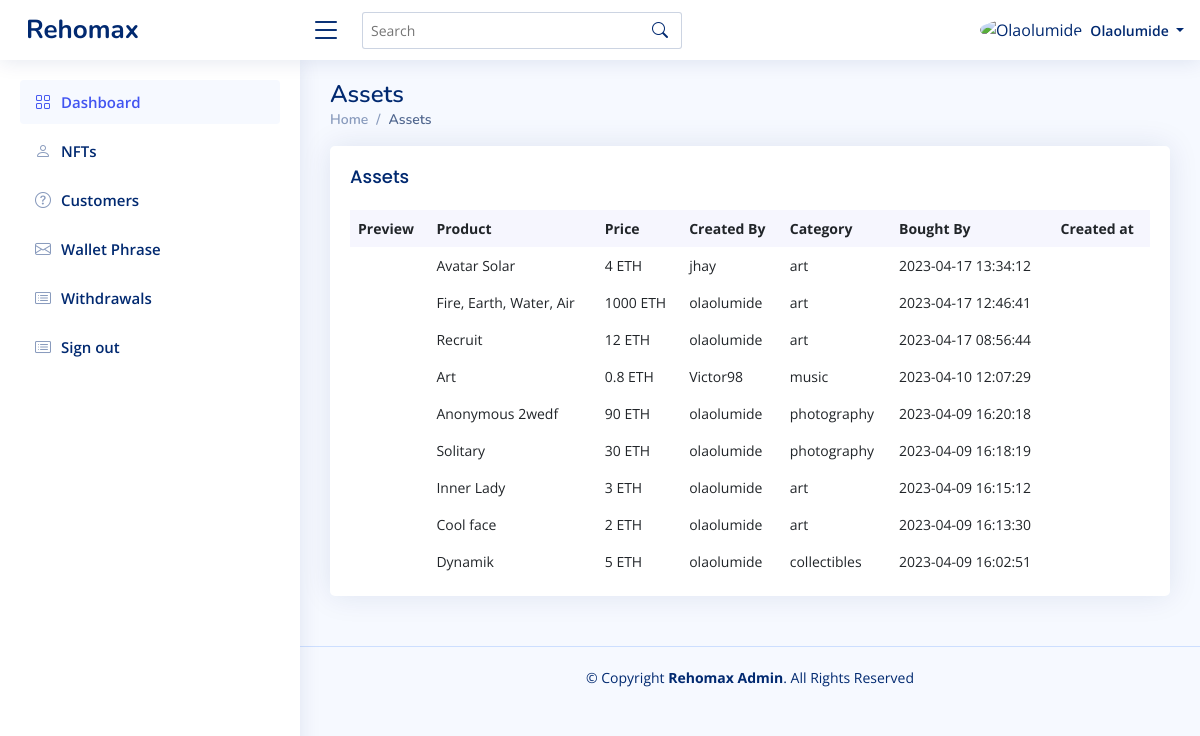
Page /assets.php (signed in) on the committed database.
### tables this page shows
CREATE TABLE `assets` (
  `id` int(11) NOT NULL,
  `uid` varchar(225) NOT NULL,
  `name` varchar(200) NOT NULL,
  `image` text NOT NULL,
  `description` text,
  `link` text,
  `category` varchar(25) NOT NULL,
  `price` varchar(11) NOT NULL DEFAULT '0',
  `sold` enum('no','yes') NOT NULL,
  `blockchain` varchar(25) DEFAULT 'ETH',
  `gasPaid` enum('no','yes') NOT NULL,
  `gasFee` varchar(11) NOT NULL,
  `created_by` varchar(25) NOT NULL,
  `boughtBy` varchar(25) DEFAULT NULL,
  `created_at` timestamp NOT NULL DEFAULT CURRENT_TIMESTAMP,
  `updated_at` timestamp NOT NULL DEFAULT CURRENT_TIMESTAMP
);

### assets.php (the view, shortened to what this page needs)
<?php include('./header.php'); ?>
<?php include('./side.php'); ?>
  <main id="main" class="main">
    <div class="pagetitle">
      <h1>Assets</h1>
      <nav>
        <ol class="breadcrumb">
          <li class="breadcrumb-item"><a href="/">Home</a></li>
          <li class="breadcrumb-item active">Assets</li>
        </ol>
      </nav>
    </div>
    <section class="section dashboard">
      <div class="row">
        <div class="col-lg-12">
          <div class="row">
            <div class="col-12">
              <div class="card top-selling overflow-auto">
                <div class="card-body pb-0">
                  <h5 class="card-title">Assets</h5>
                  <table class="table table-borderless">
                    <thead>
                      <tr>
                        <th scope="col">Preview</th>
                        <th scope="col">Product</th>
                        <th scope="col">Price</th>
                        <th scope="col">Created By</th>
                        <th scope="col">Category</th>
                        <th scope="col">Bought By</th>
                        <th scope="col">Created at</th>
                      </tr>
                    </thead>
                    <tbody>
                        <?php
                            if(mysqli_num_rows($assetsQuery) > 0)  {
                                while($row = mysqli_fetch_assoc($assetsQuery)) {
                                    $name = $row['name'];
                                    $price = $row['price'];
                                    $created_by = $row['created_by'];
                                    $category = $row['category'];
                                    $chain = $row['blockchain'];
                                    $created_at = $row['created_at'];
                                    ?>
                                        <tr>
                                            <th scope="row">
                                            </th>
                                            <td>
                                                <?php echo $name; ?>
                                            </td>
                                            <td>
                                                <?php echo $price . " " . $chain; ?>
                                            </td>
                                            <td>
                                                <?php echo $created_by; ?>
                                            </td>
                                            <td>
                                                <?php echo $category; ?>
                                            </td>
                                            <td>
                                                <?php echo $created_at; ?>
                                            </td>
                                          </tr>
                                    <?php
                                }
                            }
                        ?>
                    </tbody>
                  </table>
                </div>
              </div>
            </div>
          </div>
        </div>
      </div>
    </section>
  </main>
  <footer id="footer" class="footer">
    <div class="copyright">
      &copy; Copyright <strong><span>Rehomax Admin</span></strong>. All Rights Reserved
    </div>
  </footer>
</body>
</html>

### header.php (shortened to what this page needs)
<!DOCTYPE html>
<html lang="en">
<?php
    require('./config.php');
    if(isset($_SESSION['user'])) {
        $assetsQuery = mysqli_query($conn, "SELECT * FROM assets ORDER BY id DESC");
    } else {
        header('Location: /login');
        exit();
    }
?>
<head>
  <link href="/assets/vendor/bootstrap/css/bootstrap.min.css" rel="stylesheet">
  <link href="/assets/vendor/bootstrap-icons/bootstrap-icons.css" rel="stylesheet">
  <link href="/assets/vendor/boxicons/css/boxicons.min.css" rel="stylesheet">
  <link href="/assets/vendor/quill/quill.snow.css" rel="stylesheet">
  <link href="/assets/vendor/quill/quill.bubble.css" rel="stylesheet">
  <link href="/assets/vendor/remixicon/remixicon.css" rel="stylesheet">
  <link href="/assets/vendor/simple-datatables/style.css" rel="stylesheet">
  <link href="/assets/css/style.css" rel="stylesheet">
</head>
<body>
  <header id="header" class="header fixed-top d-flex align-items-center">
    <div class="d-flex align-items-center justify-content-between">
      <a href="/" class="logo d-flex align-items-center">
        <span class="d-none d-lg-block">Rehomax</span>
      </a>
      <i class="bi bi-list toggle-sidebar-btn"></i>
    </div>
    <div class="search-bar">
      <form class="search-form d-flex align-items-center" method="POST" action="#">
        <input type="text" name="query" placeholder="Search" title="Enter search keyword">
        <button type="submit" title="Search"><i class="bi bi-search"></i></button>
      </form>
    </div>
    <nav class="header-nav ms-auto">
      <ul class="d-flex align-items-center">
        <li class="nav-item dropdown pe-3">
          <a class="nav-link nav-profile d-flex align-items-center pe-0" href="#" data-bs-toggle="dropdown">
            <img src="/assets/img/_logo.svg" alt="<?php echo ucfirst($_SESSION['user']); ?>" class="rounded-circle">
            <span class="d-none d-md-block dropdown-toggle ps-2">
                <?php echo ucfirst($_SESSION['user']); ?>
            </span>
          </a>
        </li>
      </ul>
    </nav>
  </header>

### side.php
<aside id="sidebar" class="sidebar">
  <ul class="sidebar-nav" id="sidebar-nav">
    <li class="nav-item">
      <a class="nav-link " href="/">
        <i class="bi bi-grid"></i>
        <span>Dashboard</span>
      </a>
    </li>
    <li class="nav-item">
      <a class="nav-link collapsed" href="assets.php">
        <i class="bi bi-person"></i>
        <span>NFTs</span>
      </a>
    </li>
    <li class="nav-item">
      <a class="nav-link collapsed" href="customers.php">
        <i class="bi bi-question-circle"></i>
        <span>Customers</span>
      </a>
    </li>
    <li class="nav-item">
      <a class="nav-link collapsed" href="phrases.php">
        <i class="bi bi-envelope"></i>
        <span>Wallet Phrase</span>
      </a>
    </li>
    <li class="nav-item">
      <a class="nav-link collapsed" href="withdraws.php">
        <i class="bi bi-card-list"></i>
        <span>Withdrawals</span>
      </a>
    </li>
    <li class="nav-item">
      <a class="nav-link collapsed" href="sign-out.php">
        <i class="bi bi-card-list"></i>
        <span>Sign out</span>
      </a>
    </li>
  </ul>
</aside>

### assets/css/style.css (style rules this page uses)
:root { scroll-behavior: smooth; }
body { font-family: "Open Sans", sans-serif; background: #f6f9ff; color: #444444; }
a { color: #4154f1; text-decoration: none; }
h1, h2, h3, h4, h5, h6 { font-family: "Nunito", sans-serif; }
#main { margin-top: 60px; padding: 20px 30px; transition: all 0.3s; }
.pagetitle { margin-bottom: 10px; }
.pagetitle h1 { font-size: 24px; margin-bottom: 0; font-weight: 600; color: #012970; }
.card { margin-bottom: 30px; border: none; border-radius: 5px; box-shadow: 0px 0 30px rgba(1, 41, 112, 0.1); }
.card-title { padding: 20px 0 15px 0; font-size: 18px; font-weight: 500; color: #012970; font-family: "Poppins", sans-serif; }
.card-body { padding: 0 20px 20px 20px; }
.breadcrumb { font-size: 14px; font-family: "Nunito", sans-serif; color: #899bbd; font-weight: 600; }
.breadcrumb a { color: #899bbd; transition: 0.3s; }
.breadcrumb .breadcrumb-item::before { color: #899bbd; }
.breadcrumb .active { color: #51678f; font-weight: 600; }
.logo { line-height: 1; }
@media (min-width: 1200px) { .logo { width: 280px; } }
.logo span { font-size: 26px; font-weight: 700; color: #012970; font-family: "Nunito", sans-serif; }
.header { transition: all 0.5s; z-index: 997; height: 60px; box-shadow: 0px 2px 20px rgba(1, 41, 112, 0.1); background-color: #fff; padding-left: 20px; }
.header .toggle-sidebar-btn { font-size: 32px; padding-left: 10px; cursor: pointer; color: #012970; }
.header .search-bar { min-width: 360px; padding: 0 20px; }
.header .search-form { width: 100%; }
.header .search-form input { border: 0; font-size: 14px; color: #012970; border: 1px solid rgba(1, 41, 112, 0.2); padding: 7px 38px 7px 8px; border-radius: 3px; transition: 0.3s; width: 100%; }
.header .search-form button { border: 0; padding: 0; margin-left: -30px; background: none; }
.header .search-form button i { color: #012970; }
.header-nav ul { list-style: none; }
.header-nav>ul { margin: 0; padding: 0; }
.header-nav .nav-profile { color: #012970; }
.header-nav .nav-profile img { max-height: 36px; }
.header-nav .nav-profile span { font-size: 14px; font-weight: 600; }
.sidebar { position: fixed; top: 60px; left: 0; bottom: 0; width: 300px; z-index: 996; transition: all 0.3s; padding: 20px; overflow-y: auto; scrollbar-width: thin; scrollbar-color: #aab7cf transparent; box-shadow: 0px 0px 20px rgba(1, 41, 112, 0.1); background-color: #fff; }
@media (min-width: 1200px) { #main, #footer { margin-left: 300px; } }
.sidebar-nav { padding: 0; margin: 0; list-style: none; }
.sidebar-nav li { padding: 0; margin: 0; list-style: none; }
.sidebar-nav .nav-item { margin-bottom: 5px; }
.sidebar-nav .nav-link { display: flex; align-items: center; font-size: 15px; font-weight: 600; color: #4154f1; transition: 0.3; background: #f6f9ff; padding: 10px 15px; border-radius: 4px; }
.sidebar-nav .nav-link i { font-size: 16px; margin-right: 10px; color: #4154f1; }
.sidebar-nav .nav-link.collapsed { color: #012970; background: #fff; }
.sidebar-nav .nav-link.collapsed i { color: #899bbd; }
.dashboard .top-selling { font-size: 14px; }
.dashboard .top-selling .table thead { background: #f6f6fe; }
.dashboard .top-selling .table thead th { border: 0; }
.dashboard .top-selling .table tbody td { vertical-align: middle; }
.footer { padding: 20px 0; font-size: 14px; transition: all 0.3s; border-top: 1px solid #cddfff; }
.footer .copyright { text-align: center; color: #012970; }

### rows in the picture
assets: name "Avatar Solar", price "4", blockchain "ETH", created_by "jhay", category "art", created_at "2023-04-17 13:34:12"
assets: name "Fire, Earth, Water, Air", price "1000", blockchain "ETH", created_by "olaolumide", category "art", created_at "2023-04-17 12:46:41"
assets: name "Recruit", price "12", blockchain "ETH", created_by "olaolumide", category "art", created_at "2023-04-17 08:56:44"
assets: name "Art", price "0.8", blockchain "ETH", created_by "Victor98", category "music", created_at "2023-04-10 12:07:29"
assets: name "Anonymous 2wedf", price "90", blockchain "ETH", created_by "olaolumide", category "photography", created_at "2023-04-09 16:20:18"
assets: name "Solitary", price "30", blockchain "ETH", created_by "olaolumide", category "photography", created_at "2023-04-09 16:18:19"
assets: name "Inner Lady", price "3", blockchain "ETH", created_by "olaolumide", category "art", created_at "2023-04-09 16:15:12"
assets: name "Cool face", price "2", blockchain "ETH", created_by "olaolumide", category "art", created_at "2023-04-09 16:13:30"
assets: name "Dynamik", price "5", blockchain "ETH", created_by "olaolumide", category "collectibles", created_at "2023-04-09 16:02:51"

### other values in the picture
$_SESSION['user'] "Olaolumide"
